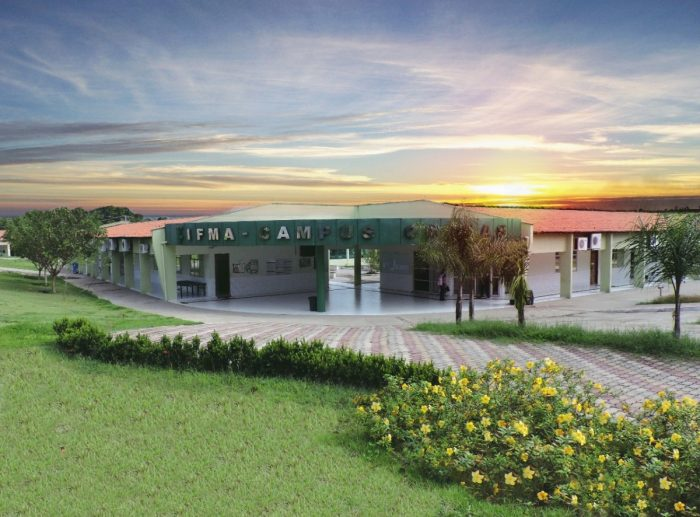
#> input picture Processamento de Imagens/images/ifma-caxias.jpg, 700 x 517 px, found by its file name
$ python 04-mascara_thresholding.py
#> lines starting #> are read from the running program, lines starting #| are printed output that depends on the picture; after the words box and inside, x2 and y2 are one past the last pixel; in counts of white or black regions, pixels touching at a corner belong together
import cv2

img = cv2.imread('Processamento de Imagens\images\ifma-caxias.jpg')
#> img is the input picture: shape (517, 700, 3); mean B, G, R 122.3, 142.2, 134.9

# Redimensiona imagem
img = cv2.resize(img, (200,100), interpolation = cv2.INTER_AREA)
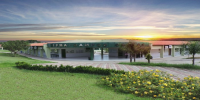
#> img: shape (100, 200, 3); mean B, G, R 122.3, 142.2, 134.9

gray = cv2.cvtColor(img, cv2.COLOR_BGR2GRAY)
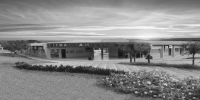
#> gray: shape (100, 200); min 20, max 251, mean 137.8
ret, mask_inv = cv2.threshold(gray, 125, 255, cv2.THRESH_BINARY)
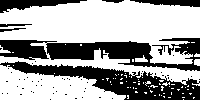
#> mask_inv: shape (100, 200); 64.1% white; 57 black regions (50 under 20 px), largest, box (x1, y1, x2, y2) and area: (0, 38, 200, 71) 3146, (0, 61, 200, 100) 2955, (0, 0, 87, 13) 542
mask = cv2.bitwise_not(mask_inv)

cv2.imshow('Original', img)
cv2.imshow('Grayscale', gray)
cv2.imshow('Threshold', mask)
cv2.imshow('Mask Inv', mask_inv)

cv2.waitKey(0)
cv2.destroyAllWindows()

$ run again, with Processamento de Imagens/images/faces.jpg copied over Processamento de Imagens/images/ifma-caxias.jpg
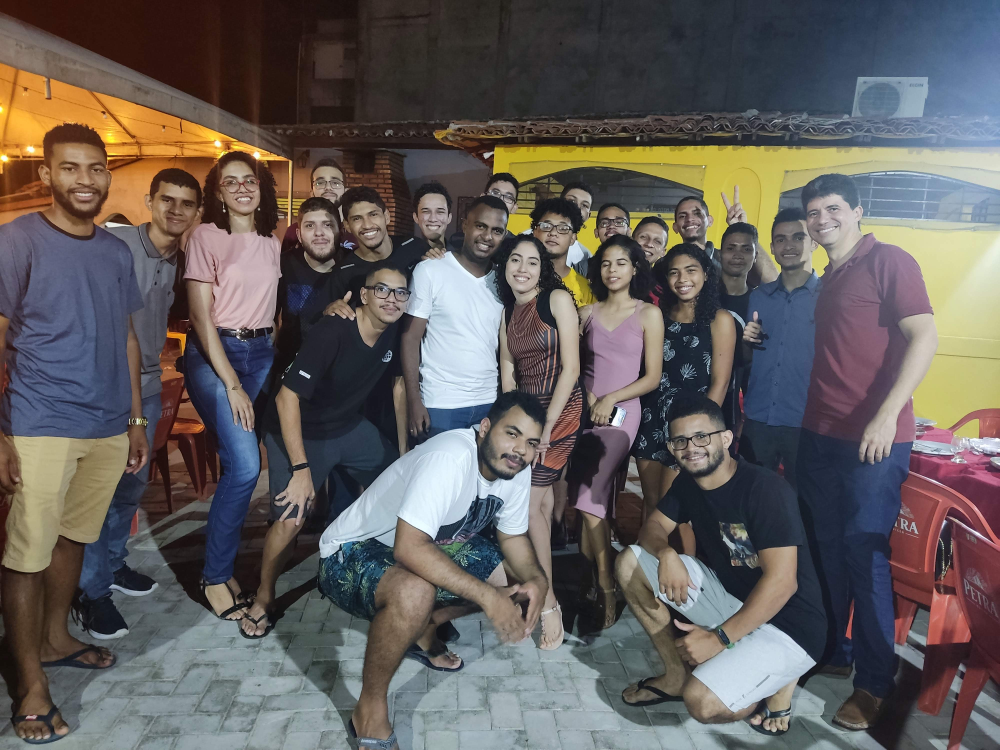
#> input picture Processamento de Imagens/images/faces.jpg, 4000 x 3000 px, found by its file name (shown at 1/4 size)
#> img is the input picture: shape (3000, 4000, 3); mean B, G, R 91.9, 93.9, 99
#> img: shape (100, 200, 3)
#> `gray = cv2.cvtColor(img, cv2.COLOR_BGR2GRAY)`:
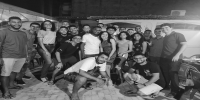
#> gray: shape (100, 200); min 15, max 244, mean 95.2
#> `ret, mask_inv = cv2.threshold(gray, 125, 255, cv2.THRESH_BINARY)`:
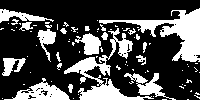
#> mask_inv: shape (100, 200); 29.7% white; 83 white regions (63 under 20 px), largest, box (x1, y1, x2, y2) and area: (99, 8, 200, 62) 1613, (64, 28, 154, 100) 1513, (4, 78, 70, 100) 615
